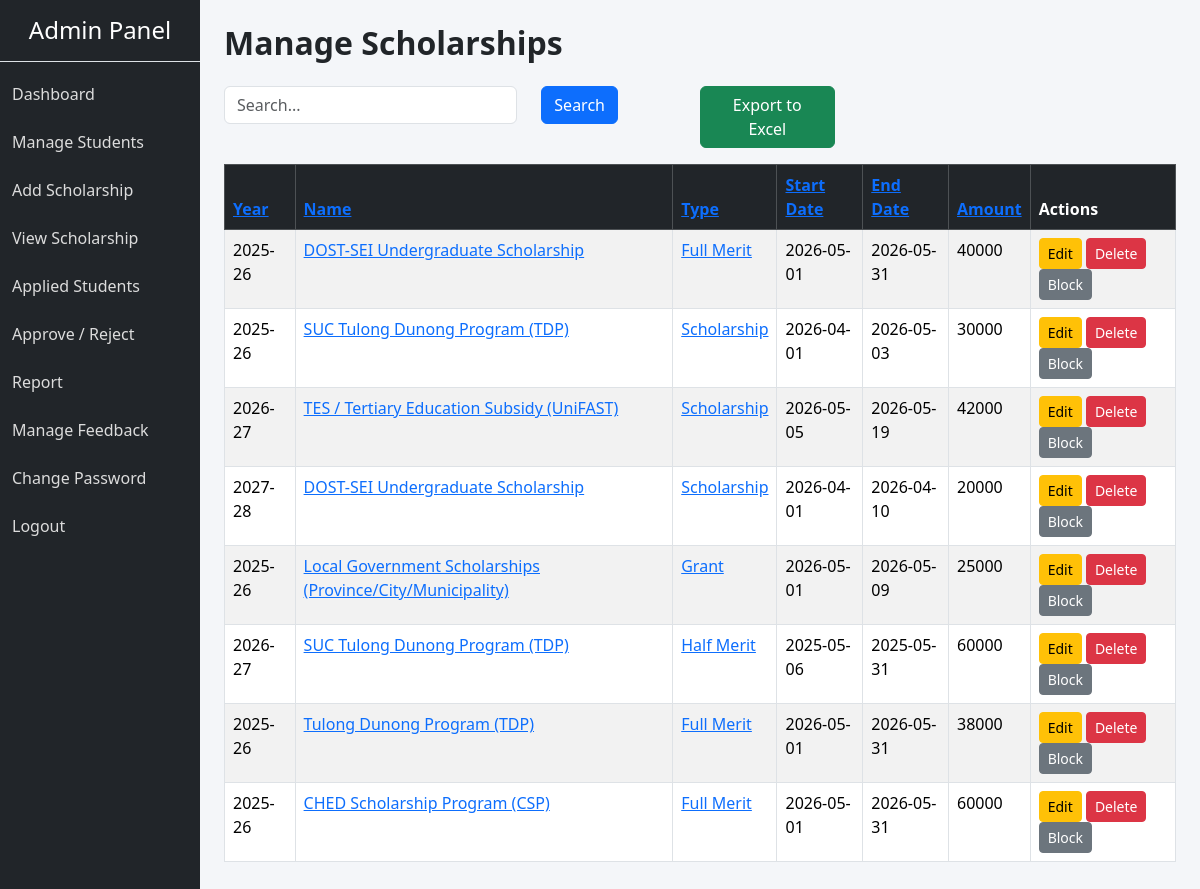
Page /admin/view_scholarships.php (signed in) on the committed database.
### tables this page shows
CREATE TABLE `ss_master` (
  `ss_id` int(5) NOT NULL,
  `ss_name` varchar(100) NOT NULL,
  `ss_type` varchar(100) NOT NULL,
  `ss_desc` varchar(1000) DEFAULT NULL,
  `ss_start` date NOT NULL,
  `ss_end` date NOT NULL,
  `ss_amount` int(10) NOT NULL,
  `ss_year` varchar(20) DEFAULT NULL,
  `ss_status` varchar(10) NOT NULL DEFAULT 'active'
);

### admin/view_scholarships.php (the view, shortened to what this page needs)
<?php
include "../db.php";
$search = "";
$order_by = "ss_id";
$order = "ASC";
$sql = "SELECT * FROM `ss_master`
        WHERE `ss_name` LIKE '%$search%'
        OR `ss_type` LIKE '%$search%'
        OR `ss_year` LIKE '%$search%'
        OR `ss_amount` LIKE '%$search%'
        ORDER BY $order_by $order";
$result = $conn->query($sql);
?>
<!DOCTYPE html>
<html lang="en">
<head>
    <link href="https://cdn.jsdelivr.net/npm/bootstrap@5.3.2/dist/css/bootstrap.min.css" rel="stylesheet">
    <link href="css/style.css" rel="stylesheet">
</head>
<body>
<div class="container-fluid">
    <div class="row">
        <?php include 'sidebar.php'; ?>
        <div class="col-md-9 col-lg-10 p-4 content-area">
            <h2 class="fw-bold mb-4">Manage Scholarships</h2>
            <form method="GET" class="row mb-3">
<form method="GET" class="mb-3">
    <div class="row">
        <div class="col-md-4">
            <input type="text" name="search" class="form-control" placeholder="Search..." value="<?php echo $search; ?>">
        </div>
        <div class="col-md-2">
            <button class="btn btn-primary">Search</button>
        </div>
        <div class="col-md-2">
            <a href="export.php?type=scholarships&search=<?php echo urlencode($search); ?>" class="btn btn-success">Export to Excel</a>
        </div>
    </div>
</form>
<table class="table table-bordered table-striped">
    <thead class="table-dark">
        <tr>
            <th><a href="?sort=ss_yearorder=ASC">Year</a></th>
            <th><a href="?sort=ss_name&order=ASC">Name</a></th>
            <th><a href="?sort=ss_type&order=ASC">Type</a></th>
            <th><a href="?sort=ss_start&order=ASC">Start Date</a></th>
            <th><a href="?sort=ss_end&order=ASC">End Date</a></th>
            <th><a href="?sort=ss_amount&order=ASC">Amount</a></th>
            <th>Actions</th>
        </tr>
    </thead>
    <tbody>
        <?php
        if ($result->num_rows > 0) {
            while ($row = $result->fetch_assoc()) {
        ?>
        <tr>
            <td><?php echo $row['ss_year']; ?></td>
            <td><a href="list_names.php?ss_id=<?php echo $row['ss_id']; ?>&ss_name=<?php echo $row['ss_name']; ?>"><?php echo $row['ss_name']; ?></a></td>
            <td><a href="list_type.php?ss_id=<?php echo $row['ss_type']; ?>"><?php echo $row['ss_type']; ?></a></td>
            <td><?php echo $row['ss_start']; ?></td>
            <td><?php echo $row['ss_end']; ?></td>
            <td><?php echo $row['ss_amount']; ?></td>
            <td>
                <a href="edit_scholarship.php?ss_id=<?php echo $row['ss_id']; ?>" class="btn btn-warning btn-sm">Edit</a>
                <a href="delete_scholarship.php?ss_id=<?php echo $row['ss_id']; ?>"
                   class="btn btn-danger btn-sm"
                   onclick="return confirm('Are you sure?')">Delete</a>
                <?php if ($row['ss_status'] == 'active') { ?>
                    <a href="block_scholarship.php?ss_id=<?php echo $row['ss_id']; ?>"
                       class="btn btn-secondary btn-sm">Block</a>
                <?php } ?>
            </td>
        </tr>
        <?php
            }
        } else {
            echo "<tr><td colspan='6' class='text-center'>No records found</td></tr>";
        }
        ?>
    </tbody>
</table>
        </div>
    </div>
</div>
</body>
</html>

### admin/sidebar.php
<div class="col-md-3 col-lg-2 sidebar p-0">
    <h4 class="text-center py-3 border-bottom">Admin Panel</h4>
    <a href="adm_dashboard.php">Dashboard</a>
    <a href="manage_students.php">Manage Students</a>
    <a href="add_scholarship.php">Add Scholarship</a>
    <a href="view_scholarships.php">View Scholarship</a>
    <a href="applied_student.php">Applied Students</a>
    <a href="approve.php">Approve / Reject</a>
    <a href="year_wise_summary.php">Report</a>
    <a href="manage_feedback.php">Manage Feedback</a>
    <a href="settings.php">Change Password</a>
    <a href="..\logout.php">Logout</a>
</div>

### admin/css/style.css (style rules this page uses)
body { background: #f4f6f9; }
.sidebar { min-height: 100vh; background: #212529; color: #fff; }
.sidebar a { color: #dcdcdc; display: block; padding: 12px; text-decoration: none; }

### rows in the picture
ss_master: ss_year "2025-26", ss_name "DOST-SEI Undergraduate Scholarship", ss_type "Full Merit", ss_start "2026-05-01", ss_end "2026-05-31", ss_amount "40000"
ss_master: ss_year "2025-26", ss_name "SUC Tulong Dunong Program (TDP)", ss_type "Scholarship", ss_start "2026-04-01", ss_end "2026-05-03", ss_amount "30000"
ss_master: ss_year "2026-27", ss_name "TES / Tertiary Education Subsidy (UniFAST)", ss_type "Scholarship", ss_start "2026-05-05", ss_end "2026-05-19", ss_amount "42000"
ss_master: ss_year "2027-28", ss_name "DOST-SEI Undergraduate Scholarship", ss_type "Scholarship", ss_start "2026-04-01", ss_end "2026-04-10", ss_amount "20000"
ss_master: ss_year "2025-26", ss_name "Local Government Scholarships (Province/City/Municipality)", ss_type "Grant", ss_start "2026-05-01", ss_end "2026-05-09", ss_amount "25000"
ss_master: ss_year "2026-27", ss_name "SUC Tulong Dunong Program (TDP)", ss_type "Half Merit", ss_start "2025-05-06", ss_end "2025-05-31", ss_amount "60000"
ss_master: ss_year "2025-26", ss_name "Tulong Dunong Program (TDP)", ss_type "Full Merit", ss_start "2026-05-01", ss_end "2026-05-31", ss_amount "38000"
ss_master: ss_year "2025-26", ss_name "CHED Scholarship Program (CSP)", ss_type "Full Merit", ss_start "2026-05-01", ss_end "2026-05-31", ss_amount "60000"
